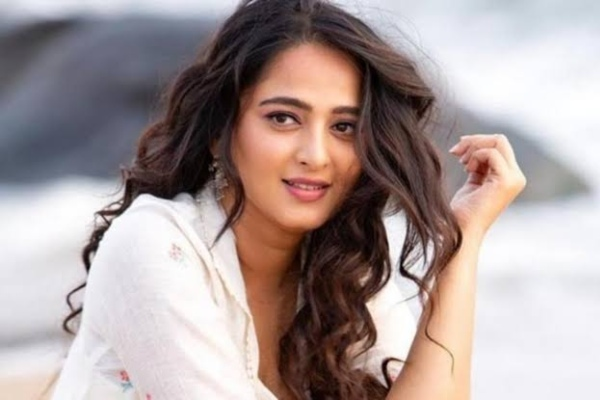
#> input picture Anushka-Shetty-1.jpg, 600 x 400 px
$ python blurr.py
#> lines starting #> are read from the running program, lines starting #| are printed output that depends on the picture
# importing opencv CV2 module
import cv2

# bat.jpg is the batman image.
img = cv2.imread('Anushka-Shetty-1.jpg')
#> img is the input picture: shape (400, 600, 3); mean B, G, R 154.3, 155.6, 170.1

# make sure that you have saved it in the same folder
# Averaging
# You can change the kernel size as you want
avging = cv2.blur(img,(10,10))
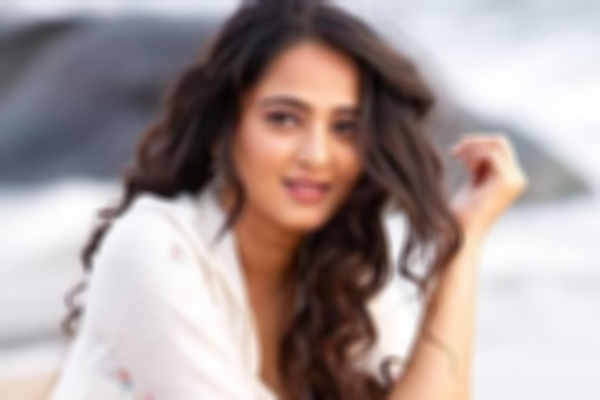
#> avging: shape (400, 600, 3); mean B, G, R 154.3, 155.6, 170.1

cv2.imshow('Averaging',avging)
cv2.waitKey(0)

# Gaussian Blurring
# Again, you can change the kernel size
gausBlur = cv2.GaussianBlur(img, (5,5),0)
cv2.imshow('Gaussian Blurring', gausBlur)
cv2.waitKey(0)

# Median blurring
medBlur = cv2.medianBlur(img,5)
cv2.imshow('Media Blurring', medBlur)
cv2.waitKey(0)

# Bilateral Filtering
bilFilter = cv2.bilateralFilter(img,9,75,75)
cv2.imshow('Bilateral Filtering', bilFilter)
cv2.waitKey(0)
cv2.destroyAllWindows()
